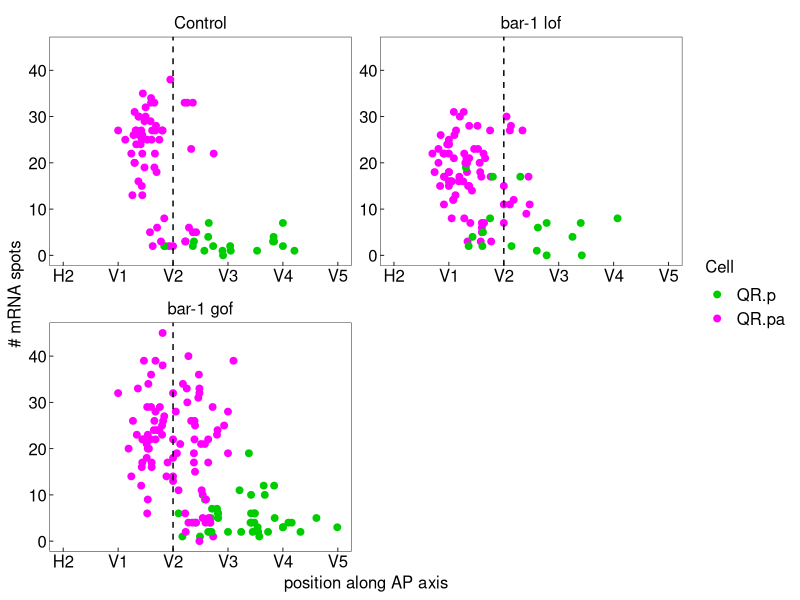
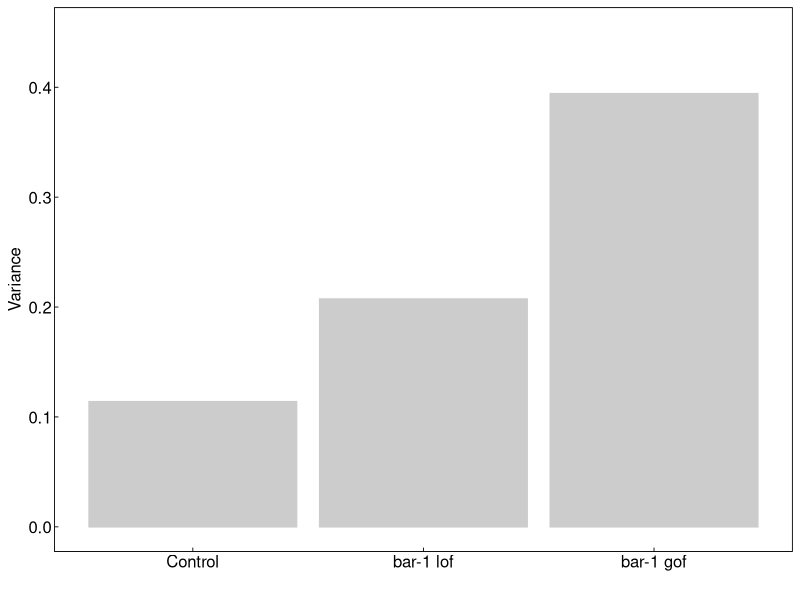
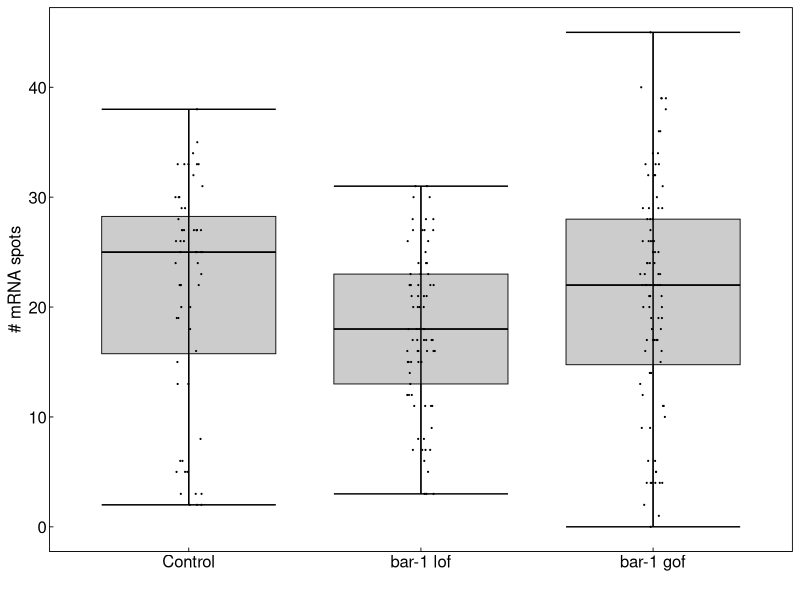

The R source for these figures, in order:
#load necessary packages
#install.packages("tibble")
library(tibble)
#install.packages("magrittr")
library(magrittr)
#install.packages("ggplot2")
library(ggplot2)
#install.packages("readxl")
library(readxl)
#install.packages("dplyr")
library(dplyr)
#install.packages("tidyr")
library(tidyr)

#set ggplot figure theme
migtheme <-   theme(axis.line = element_blank(),
                    axis.text = element_text(colour = "black", size = 12),
                    strip.text = element_text(colour = "black", size = 12),
                    legend.text = element_text(colour = "black", size = 12),
                    axis.title = element_text(colour = "black", size = 12),
                    axis.ticks = element_line(colour = "black", size = 0.3),
                    axis.ticks.length = unit(-0.1, "cm"),
                    legend.title = element_text(colour = "black", size = 12),
                    panel.border = element_rect(colour = "black", fill = NA, size = 0.3),
                    panel.grid = element_blank(),
                    plot.background = element_blank(),
                    panel.background = element_blank(),
                    legend.background = element_blank(),
                    legend.key = element_rect(fill = "white", colour = "white"),
                    strip.background = element_blank(),
                    text = element_text(colour = "black", family = "sans"))

#load data
KN2651 <- read_excel("KN2651_smFISH.xlsx")%>%
  add_column(label = "bar-1 gof")

KN1739 <- read_excel("KN1739_smFISH.xlsx")%>%
  add_column(label = "bar-1 lof")

SV1009 <- read_excel("SV1009_smFISH.xlsx")%>%
  add_column(label = "Control")%>%
  filter(Date %in% c("20210415", "20190813", "20191015")) #To ensure precise comparison for this figure, we only use the wild type data which was staged in parallel with the bar-1 strains

variances <- read_xlsx("Variances.xlsx")%>%
  slice(1)%>% #we plot only the most inclusive case, i.e. minimum 10 mig-1 expressed
  pivot_longer(cols = c(2:4))
variances$name <- factor(variances$name, levels = c("Control", "bar-1 lof", "bar-1 gof"))

all_bar1 <- bind_rows(KN2651, KN1739, SV1009)
all_bar1$label <- factor(all_bar1$label, levels = c("Control", "bar-1 lof", "bar-1 gof"))


#Create figure panels
fig.5A <- ggplot(filter(all_bar1, Cell %in% c("QR.p", "QR.pa")) , aes(x = Position, y = smFISH.Counts, colour = Cell))+
  geom_point(size = 2)+
  scale_x_continuous(labels = c("H2","V1", "V2", "V3", "V4", "V5"), limits = c(-1,4))+
  scale_y_continuous(limits = c(0,45))+
  geom_vline(xintercept = 1, colour = "black", lty = 2)+
  scale_color_manual(values = c("green3", "magenta", "darkorange1"))+
  labs(x = "position along AP axis", y = "# mRNA spots",colour = "Cell")+
  facet_wrap(~label, ncol = 2, scales = "free")+
  migtheme
fig.5A

fig.5B <- ggplot(variances, aes(x = name, y = value))+
  geom_col(fill = "Gray80", color = "Gray80")+
  scale_y_continuous(limits = c(0,0.45))+
  ylab("Variance")+
  xlab("")+
  migtheme
fig.5B

fig.5sup1 <- ggplot(filter(all_bar1, Cell == "QR.pa") , aes(x = label, y = smFISH.Counts))+
  xlab(label = "")+
  ylab("# mRNA spots")+
  geom_boxplot(colour = "black", fill = "Gray80", size = 0.3)+
  stat_boxplot(geom = 'errorbar')+
  geom_jitter(colour = "black", width = 0.06, height = 0, size = 0.1)+
  migtheme
fig.5sup1

#statistical testing
# mig-1 expression level in QR of:
#bar-1 gain-of-function
t.test(filter(KN2651, Cell == "QR.pa")$smFISH.Counts,filter(SV1009, Cell == "QR.pa")$smFISH.Counts)#p = 0.8176
#bar-1 loss-of-function
t.test(filter(KN1739, Cell == "QR.pa")$smFISH.Counts,filter(SV1009,Cell == "QR.pa")$smFISH.Counts)#p = 0.01789

